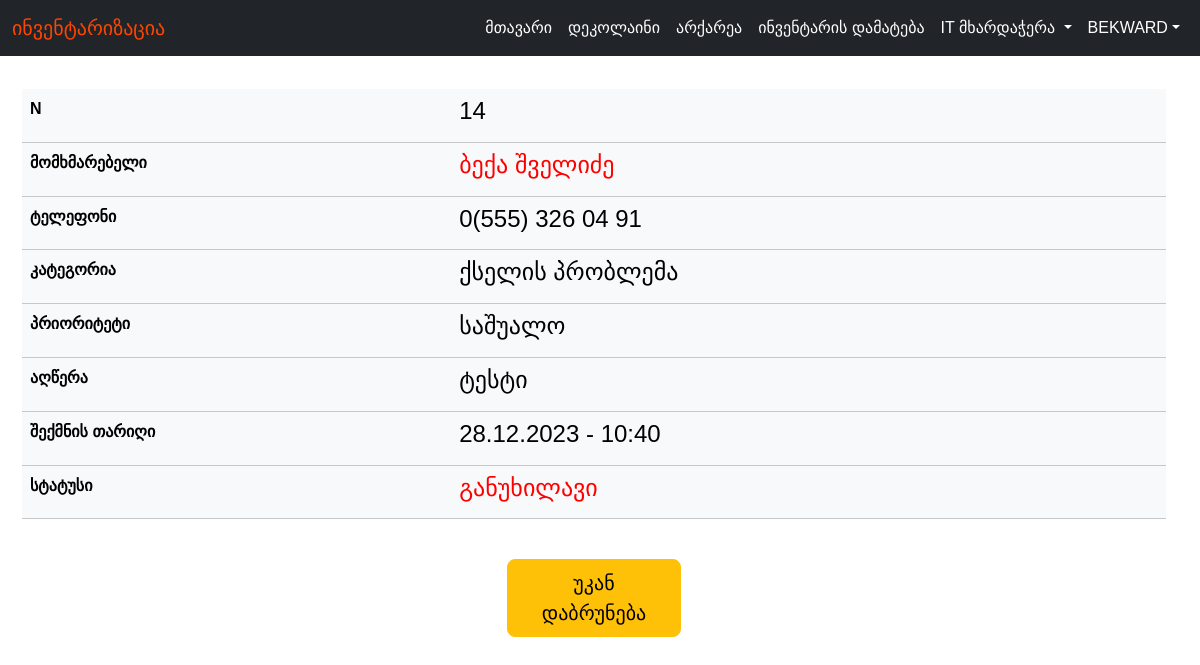
The app's page /ticket/14 (signed in) with its own data.
### support/models.py (models this page shows, shortened)
class Ticket(models.Model):
    department = models.CharField(max_length=400)
    priority = models.CharField(max_length=100)
    category = models.CharField(max_length=250)
    user = models.CharField(max_length=250)
    phone = models.CharField(max_length=100)
    date = models.DateField()
    time = models.TimeField()
    description = models.TextField(max_length=250)
    status = models.CharField(max_length=50)

### support/views.py (the view)
# urls.py: path("ticket/<int:id>", views.ticket, name="ticket"),
@login_required(login_url='/login/')
def ticket(response, id):
    ticket = Ticket.objects.get(id=id)
    return render(response, "ticket.html", {"ticket": ticket})

### main/templatetags/get_group.py (called while the page is built)
@register.filter(name='has_group')
def has_group(user, group_name):
    return user.groups.filter(name=group_name).exists()

### support/templates/ticket.html (shortened to what this page needs)
{% extends 'main/base.html' %}
{% block content %}
<div class="container">
    <div class="row justify-content" style="padding: 1.5em">
            <table class="table table-light">
                <tr>
                    <th>N</th>
                    <td><h4>{{ ticket.id }}</h4></td>
                </tr>
                <tr>
                    <th>მომხმარებელი</th>
                    <td style="color:red;"><h4>{{ ticket.user }}</h4></td>
                </tr>
                <tr>
                    <th>ტელეფონი</th>
                    <td><h4>{{ ticket.phone }}</h4></td>
                </tr>
                <tr>
                    <th>კატეგორია</th>
                    <td><h4>{{ ticket.category }}</h4></td>
                </tr>
                <tr>
                    <th>პრიორიტეტი</th>
                    <td><h4>{{ ticket.priority }}</h4></td>
                </tr>
                <tr>
                    <th>აღწერა</th>
                    <td><h4>{{ ticket.description }}</h4></td>
                </tr>
                <tr>
                    <th>შექმნის თარიღი</th>
                    <td><h4>{{ ticket.date|date:'d.m.Y' }} - {{ ticket.time|time:'H:i' }}</h4></td>
                </tr>
                <tr>
                    <th>სტატუსი</th>
                    {% if ticket.status == "განუხილავი" %}
                    <td style="color:red;"><h4>{{ ticket.status }}</h4></td>
                    {% elif ticket.status == "მიღებული" %}
                    <td style="color:orange;"><h4>{{ ticket.status }}</h4></td>
                    {% else %}
                    <td style="color:green;"><h4>{{ ticket.status }}</h4></td>
                    {% endif %}
                </tr>
            </table>
    </div>
</div>
<div class="col col-md-2">
<button class="btn btn-lg btn-warning" onclick="javascript:window.history.back();">უკან დაბრუნება</button>
</div>
{% endblock %}

### main/templates/main/base.html (shortened to what this page needs)
<!doctype html>
<html class="h-100" lang="en">
<head>
    <link href="https://cdn.jsdelivr.net/npm/bootstrap@5.3.2/dist/css/bootstrap.min.css"
          rel="stylesheet"
>
    {% load static %}
    <link rel="stylesheet" type="text/css" href="{% static '/css/custom_css.css' %}">
</head>
<body class="d-flex flex-column h-100">
<nav class="navbar navbar-dark fixed-top navbar-expand-lg bg-dark">
    <div class="container-fluid">
        <a class="navbar-brand"><span class="deco">ინვენტარიზაცია</span></a>
        <div class="collapse navbar-collapse" id="navbarNav">
            <ul class="navbar-nav ms-auto">
                <li class="nav-item">
                    <a class="nav-link" aria-current="page" href="/">მთავარი</a>
                </li>
                <li class="nav-item">
                    <a class="nav-link" href="/warehouse/1">დეკოლაინი</a>
                </li>
                <li class="nav-item">
                    <a class="nav-link" href="/warehouse/2">არქარეა</a>
                </li>
                {% load get_group %}
                {% if user.is_authenticated and not request.user|has_group:"მომხმარებლები"%}
                <li class="nav-item">
                    <a class="nav-link" href="/create">ინვენტარის დამატება</a>
                </li>
                {% endif %}
                <li class="nav-item dropdown">
                    {% if user.is_authenticated %}
                    <a class="nav-link dropdown-toggle" href="#" id="navbarDarkDropdownMenuLink" role="button"
                       data-bs-toggle="dropdown" aria-expanded="false">
                        IT მხარდაჭერა
                    </a>
                    {% endif %}
                </li>
                <li class="nav-item dropdown">
                    {% if user.is_authenticated %}
                    <a class="nav-link dropdown-toggle" href="#" id="navbarDarkDropdownMenuLink 2" role="button"
                       data-bs-toggle="dropdown" aria-expanded="false">{{ user.get_username.upper }}</a>
                    {% else %}
                    <a class="nav-link" href="/login/">ავტორიზაცია</a>
                    {% endif %}
                </li>
            </ul>
        </div>
    </div>
</nav>
<div id="content" , name="content" , class="main">
    <div class="row justify-content-center">
        {% block content %}
        {% endblock %}
    </div>
</div>
</body>
</html>

### main/static/css/custom_css.css (style rules this page uses)
.main { float: left; width: 99%; padding: 40px 10px 10px 10px; font-family: "BPG Nino Mtavruli", sans-serif; font-size: 20mv; }
table { font-size: 20mv; font-family: "BPG Nino Mtavruli", sans-serif; color: #000; }
.deco { color: orangered; }
.navbar-brand { font-family: "BPG Nino Mtavruli", sans-serif; color: white; }
.nav-link { font-family: "BPG Nino Mtavruli", sans-serif; color: white; }

### records on screen
Ticket: id "14", user "ბექა შველიძე", phone "0(555) 326 04 91", category "ქსელის პრობლემა", priority "საშუალო", description "ტესტი", date "28.12.2023", time "10:40", status "განუხილავი"

### other values on screen
{{ user.get_username.upper }} "BEKWARD"
